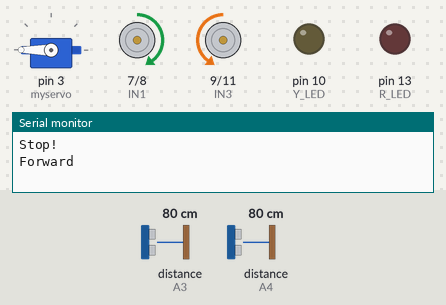
Simulated run of this sketch. Board: Arduino Uno, built with avr-gcc and run on an emulated ATmega328P. Parts: servo, motor-driver pin pairs drawn as motors (green arrow = first pin HIGH = forward, orange = second pin HIGH = backward, longer = more drive, scaled by the enable pin), output pins drawn as LEDs (lit = HIGH), the last lines printed to the serial monitor. Wiring (inferred from the names in the program): 2 × ultrasonic range finder: trigger A2, echo A3 / trigger A5, echo A4. Inputs (shaded band) come from the test bench; at power-on: distance to the obstacle (sensors on A4, A3) 80 cm. The echo pulse lasts 58.3 µs per cm; pins used as bus, display or sensor lines are not drawn.

Above: at 1.3 s.
1.4 s: distance to the obstacle (sensor on A4) set to 23 cm
2.9 s: distance to the obstacle (sensor on A4) set to 18 cm
At 3.4 s:
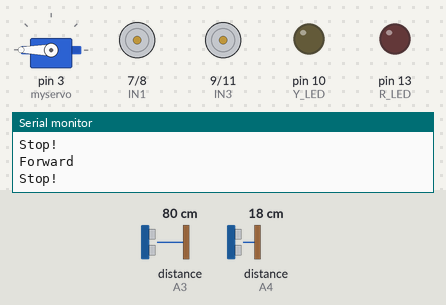
At 5.4 s:
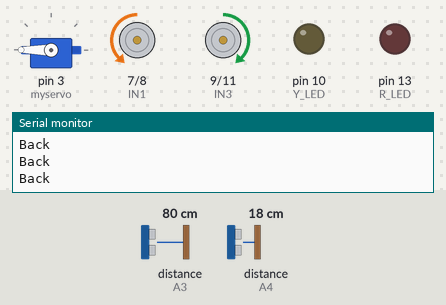
6.0 s: distance to the obstacle (sensor on A3) set to 18 cm
7.5 s: distance to the obstacle (sensor on A3) set to 14 cm
At 8.5 s:
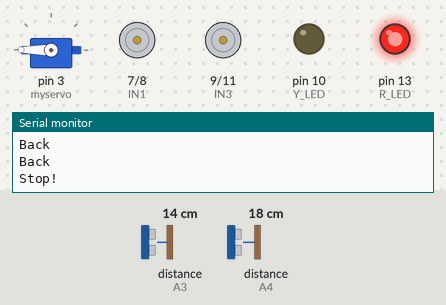
Timing chart, 0 to 11.6 s (numbered marks = the images above; inputs shaded):
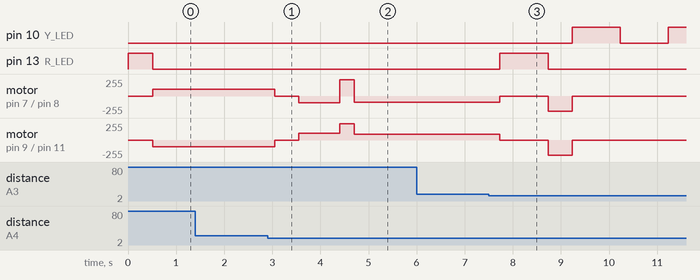

Measured:
- the behaviour switches between 21 and 20 cm on distance to the obstacle (sensor on A4) (found by bisection; images 0 and 1)
- the behaviour switches between 16 and 15 cm on distance to the obstacle (sensor on A3) (found by bisection; images 2 and 3)
- after the input at 1.4 s, every drawn part: stays the same
- after the input at 7.5 s, pin 10 (Y_LED): LOW → HIGH after 1.7 s, → LOW 1.0 s later, → HIGH 1.0 s later; pin 13 (R_LED): LOW → HIGH after 0.23 s, → LOW 1.0 s later

The sketch:

SelfParkingCar.ino
```cpp
#include <Servo.h>

Servo myservo;

int Echo =A4;
int Trig =A5;
int R_LED  =13;
int Y_LED=10;
int BackTrig=A2;
int BackEcho=A3;
int rightDistance=0;
int leftDistance=0;
int middleDistance=0;
int backDistance=0;
int flag=0;
unsigned long space=0;
unsigned long start_time=0;

#define ENB 5
#define IN1 7
#define IN2 8
#define IN3 9
#define IN4 11
#define ENA 6
#define carSpeed 100

void forward(){
  analogWrite(ENA, carSpeed);
  analogWrite(ENB, carSpeed);
  digitalWrite(IN1, HIGH);
  digitalWrite(IN2, LOW);
  digitalWrite(IN3, LOW);
  digitalWrite(IN4, HIGH);
  digitalWrite(R_LED, LOW);
  Serial.println("Forward");
}

void back() {
  analogWrite(ENA, 90);
  analogWrite(ENB, 90);
  digitalWrite(IN1, LOW);
  digitalWrite(IN2, HIGH);
  digitalWrite(IN3, HIGH);
  digitalWrite(IN4, LOW);
  Serial.println("Back");
}

void left() {
  analogWrite(ENA, 485);
  analogWrite(ENB, 485);
  digitalWrite(IN1, LOW);
  digitalWrite(IN2, HIGH);
  digitalWrite(IN3, LOW);
  digitalWrite(IN4, HIGH);
  Serial.println("Left");
}

void right() {
  analogWrite(ENA, 500);
  analogWrite(ENB, 500);
  digitalWrite(IN1, HIGH);
  digitalWrite(IN2, LOW);
  digitalWrite(IN3, HIGH);
  digitalWrite(IN4, LOW);
  Serial.println("Right");
}

void stop() {
  digitalWrite(ENA, LOW);
  digitalWrite(ENB, LOW);
  digitalWrite(R_LED, HIGH);
  Serial.println("Stop!");
}

int getDistance() {
    digitalWrite(Trig, LOW);
    delayMicroseconds(2);
    digitalWrite(Trig, HIGH);
    delayMicroseconds(10);
    digitalWrite(Trig, LOW);
    return (int)pulseIn(Echo, HIGH) / 58;
}

int getBackDistance(){
  digitalWrite(BackTrig, LOW);
  delayMicroseconds(2);
  digitalWrite(BackTrig, HIGH);
  delayMicroseconds(10);
  digitalWrite(BackTrig, LOW);
  return (int)pulseIn(BackEcho, HIGH) / 58;
}

void setup() {
  myservo.attach(3);

  Serial.begin(9600);

  pinMode(R_LED, OUTPUT);
  pinMode(Y_LED, OUTPUT);
  pinMode(BackEcho, INPUT);
  pinMode(BackTrig, OUTPUT);
  pinMode(Echo, INPUT);
  pinMode(Trig, OUTPUT);
  pinMode(IN1, OUTPUT);
  pinMode(IN2, OUTPUT);
  pinMode(IN3, OUTPUT);
  pinMode(IN4, OUTPUT);
  pinMode(ENA, OUTPUT);
  pinMode(ENB, OUTPUT);
  stop();

}

void loop() {
  myservo.write(180);
  delay(500);
  middleDistance=getDistance();
  backDistance=getBackDistance();

  while(flag==0 && middleDistance < 20){
    forward();
    middleDistance=getDistance();
  }

  while(flag==0 && middleDistance >= 20){
    start_time=millis();
    flag=1;
    forward();
    middleDistance=getDistance();
  }

  while(flag==1 && middleDistance < 20){
    unsigned long cur_time=millis();
    space=(cur_time - start_time);
    stop();
    digitalWrite(R_LED, LOW);
    delay(500);

    if(1000<space && space<1300){
      flag=2;
      back();
      delay((int)space/2);
    }
    else if(space >= 1300){
      flag=5;
      back();
      delay((int)space/3);
    }
    else{
      flag=4;
      back();
      delay(500);
    }
  }

  while(flag==2){
    right();
    delay(500);
    flag=3;
  }

  while(flag==3){
    back();
    delay(300);
    backDistance=getBackDistance();
    if(backDistance < 10){
      stop();
      //delay(1000);
      digitalWrite(R_LED, LOW);
      flag=4;
    }
  }

  while(flag==4){ //finish parking mode
    stop();
    digitalWrite(R_LED, LOW);
    digitalWrite(Y_LED, HIGH);
    delay(1000);
    digitalWrite(Y_LED, LOW);
    delay(1000);
  }

  while(flag==5){
    right();
    delay(300);
    flag=6;
  }

  while(flag==6){
    back();
    delay(300);
    backDistance=getBackDistance();
    if(backDistance < 15){
      stop();
      delay(1000);
      digitalWrite(R_LED, LOW);
      flag=7;
    }
  }

  while(flag==7){
    left();
    flag=4;
  }

}
```
